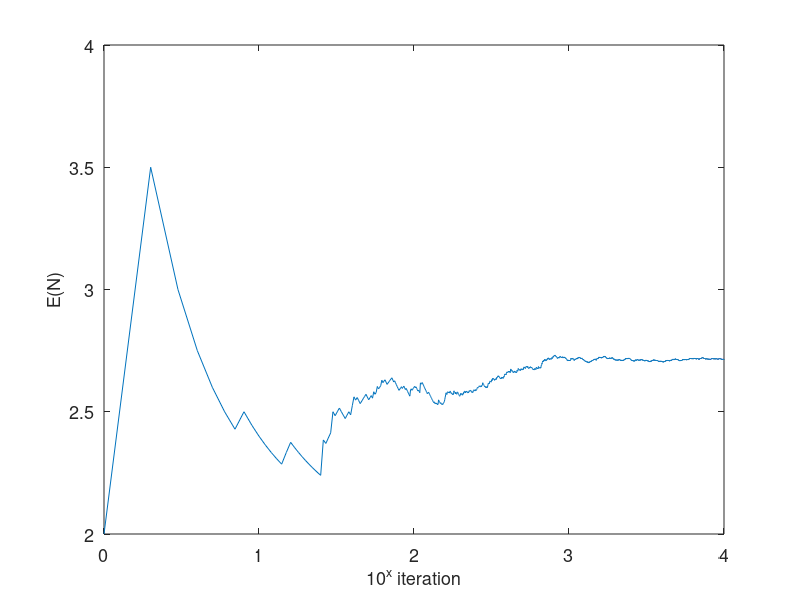
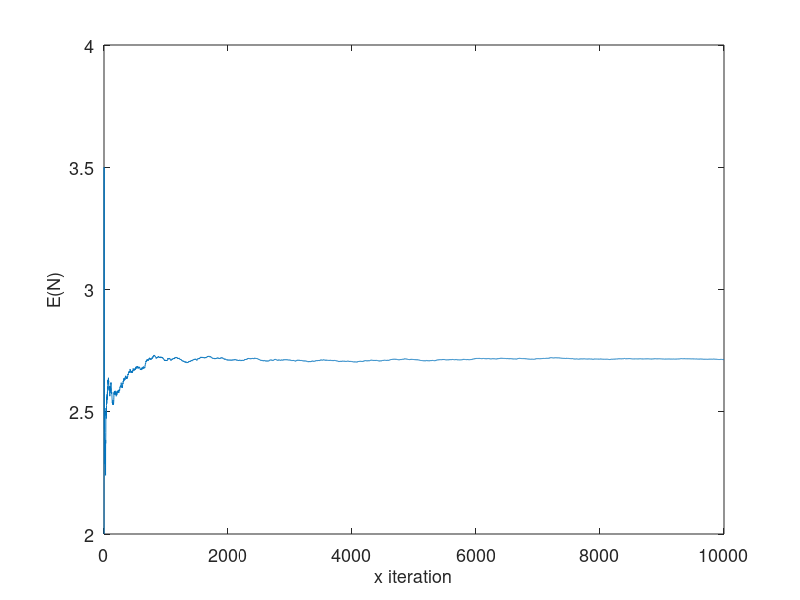

Source code (MATLAB) for these figures, in order:
% Q2. The following code simulates N, the minimum number of random variables needed
% to take the sum of those above 1. We estimate the Expected value of N for different
% number of iterations. We expect (pun unintended!) E(N) to be approach the theoritical value
% for a large number of iterations
%

clc;
clear all;
close all;



niter = 10000; % number of iterations
iter = 1:niter;

totaln = zeros(1,niter); % Array holding the N value for every iteration
sum=0; 
expn =  zeros(1,niter); % running estimate of E(N) 



% perform the experiment
for i=1:niter
    
    n=0;
    total=0;
    
while(total<1) % continue till sum is less than 1
        u = rand();
        total=total+u;
        n=n+1;
    end
    totaln(i)=n;
    sum=sum+n;
    expn(i)=sum/i; % simple average to estimate expectation

end

% note that for large N, average tends to expectation

% plot of running expectation in log scale
figure();
plot(log10(iter),expn);
xlabel('10^x iteration');
ylabel('E(N)');
set(findall(gcf,'-property','FontSize'),'FontSize',13)

figure();
plot(iter,expn);
xlabel('x iteration');
ylabel('E(N)');
set(findall(gcf,'-property','FontSize'),'FontSize',13)

% display the final estimate of E(N)
disp(['E(N) For 100 values of N = ' num2str(expn(100)) ]);
disp(['E(N) For 1000 values of N = ' num2str(expn(1000)) ]);
disp(['E(N) For 10000 values of N = ' num2str(expn(10000)) ]);
